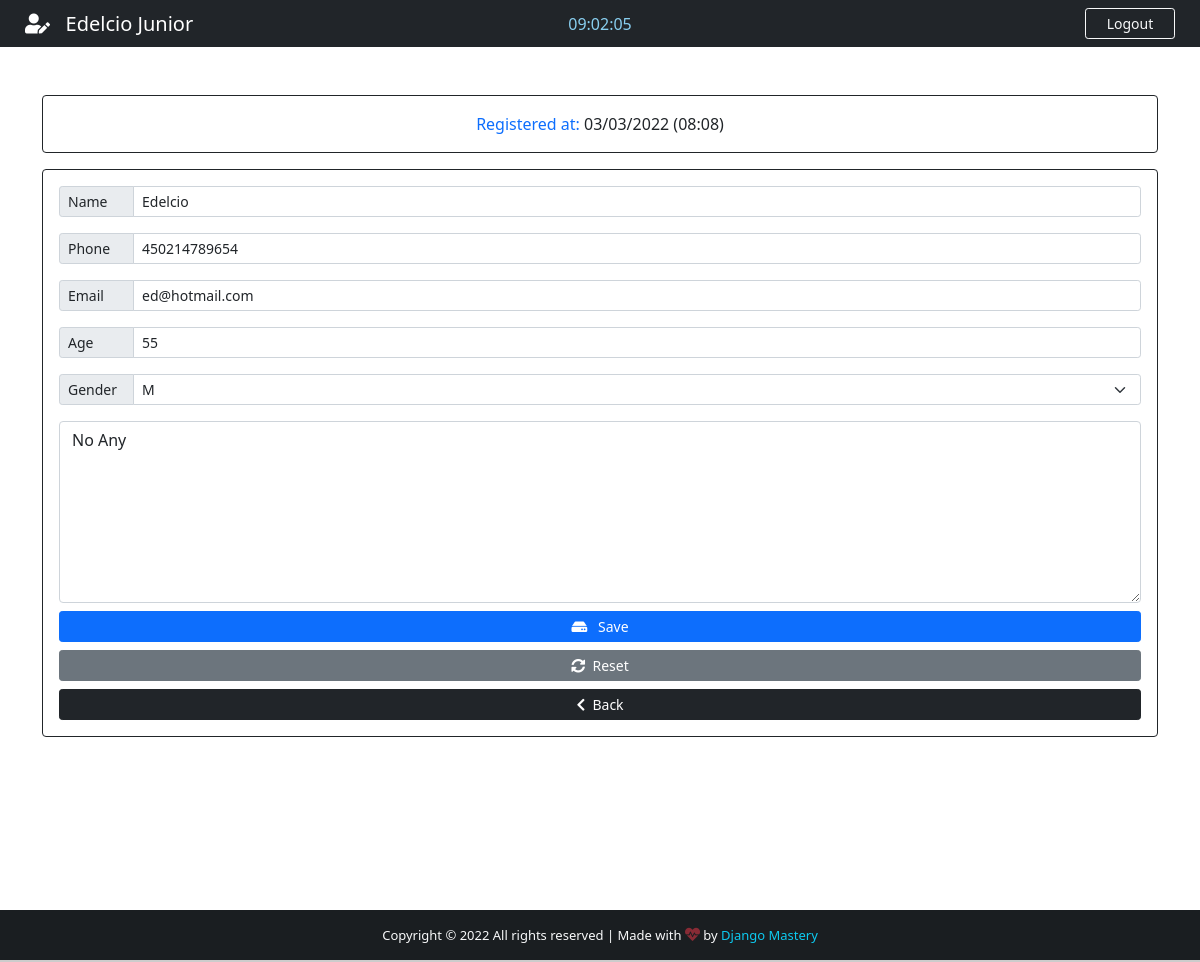
Screenshot of /patient/4/ (signed in) with the database file from the repository.
### App/models.py (models this page shows, shortened)
class Patient(models.Model):
    GENDER = (
        ('M', 'M'),
        ('F', 'F'),
    )
    id = models.IntegerField(primary_key=True)
    name = models.CharField(max_length=40)
    phone = models.CharField(max_length=20)
    email = models.CharField(max_length=40)
    age = models.CharField(max_length=3)
    gender = models.CharField(max_length=1, null=True, choices=GENDER)
    note = models.TextField(blank=True)
    created_at = models.DateTimeField(auto_now_add=True)

### App/views.py (the view)
# urls.py: path('patient/<str:patient_id>/', views.patient, name = 'patient'),
@cache_control(no_cache = True, must_validate = True, no_store = True)
@login_required(login_url='login')
def patient(request, patient_id):
    patient = Patient.objects.get(id = patient_id)
    if patient != None:
        return render(request, 'edit.html', {'patient': patient})

### App/templates/edit.html (shortened to what this page needs)
{% extends 'add.html' %}
{% load static %}
{% block nav-content %}
<i class="fas fa-user-edit"></i>&nbsp;&nbsp; {{ patient.name }}
{% endblock nav-content %}
{% block time %}
<div class="col-sm">
    <center>
        <span id="clock" style="color: #89cff0;"></span>
    </center>
</div>
{% endblock time %}
{% block card-title %}
Registered at: <span class="text-dark">{{ patient.created_at | date:'m/d/Y (H:i)' }}</span>
{% endblock card-title %}
{% block action %}action="/edit_patient/"{% endblock action %}
{% block Value-name %} value = {{ patient.name }} {% endblock Value-name %}
{% block Value-phone %} value = {{ patient.phone }} {% endblock Value-phone %}
{% block Value-email %} value = {{ patient.email }} {% endblock Value-email %}
{% block Value-age %} value = {{ patient.age }} {% endblock Value-age %}
{% block option %}
<option style="background-color: #d3d3d3; color: #007bff;">{{ patient.gender }}</option>
{% endblock option %}
{% block Value-note %}{{ patient.note }}{% endblock Value-note %}
{% block Btn-add %}
<i class="fas fa-hdd"></i>&nbsp;&nbsp; Save
{% endblock Btn-add %}
{% block Btn-reset %}
<button type="reset" class="btn btn-secondary btn-sm">
    <i class="fas fa-sync-alt"></i>&nbsp;&nbsp;Reset
</button>
{% endblock Btn-reset %}

### App/templates/add.html (shortened to what this page needs)
{% extends 'base.html' %}
{% load static %}
{% block btn-nav %}
<a class="btn btn-outline-danger btn-sm border-light text-light" id="btn-nav" data-bs-toggle="modal" data-bs-target="#logoutModal">Logout</a>
{% endblock btn-nav %}
{% block content %}
<div class="container">
    <div class="row">
        <div class="col-lg-12">
            <div class="card card-body border-dark text-primary mt-5">
                <span class="text-center txt-sm">{% block card-title %}Fill OUT THE FORM BELOW{% endblock card-title %}</span>
            </div>
            <form {% block action %}action="/add_patient/"{% endblock action %} method="POST" autocomplete="off"
                enctype="multipart/form-data" class="card p-3 border-dark mt-3 mb-5">
                <div class="input-group input-group-sm mb-3">
                    <span class="input-group-text side-label"><span class="txt-sm">Name</span></span>
                    <input type="text" name="name" id="name" class="form-control" placeholder="First and Last name" {% block Value-name %}{% endblock Value-name %} maxlength="40">
                </div>
                <div class="input-group input-group-sm mb-3">
                    <span class="input-group-text side-label"><span class="txt-sm">Phone</span></span>
                    <input type="text" name="phone" id="phone" class="form-control" placeholder="Patient phone" {% block Value-phone %}{% endblock Value-phone %}>
                </div>
                <div class="input-group input-group-sm mb-3">
                    <span class="input-group-text side-label"><span class="txt-sm">Email</span></span>
                    <input type="text" name="email" id="email" class="form-control" placeholder="Patient email" {% block Value-email %}{% endblock Value-email %} maxlength="40">
                </div>
                <div class="input-group input-group-sm mb-3">
                    <span class="input-group-text side-label"><span class="txt-sm">Age</span></span>
                    <input type="text" name="age" id="age" class="form-control" placeholder="Patient age" {% block Value-age %}{% endblock Value-age %} >
                </div>
                <div class="input-group input-group-sm mb-3">
                    <label for="gender" class="input-group-text side-label"><span class="txt-sm">Gender</span></label>
                    <select name="gender" id="gender" class="form-select">
                        {% block option %}{% endblock option %}
                    </select>
                </div>
                <div class="form-group">
                    <textarea name="note" id="note" rows="7" class="form-control txt-sm"
                        placeholder="Description is optional....">{% block Value-note %}{% endblock Value-note %}</textarea>
                </div>
                <div class="d-grid gap-2 mt-2">
                    <button id="btn-add" type="submit" class="btn btn-primary btn-sm txt-sm">
                        {% block Btn-add %}{% endblock Btn-add %}
                    </button>
                    {% block Btn-reset %}{% endblock Btn-reset %}
                    <a href="{% url 'backend' %}" class="btn btn-dark btn-sm txt-sm"><i
                            class="fas fa-chevron-left"></i>&nbsp;&nbsp;Back</a>
                </div>
            </form>
        </div>
    </div>
</div>
{% endblock content %}

### App/static/css/style_.css (style rules this page uses)
html, body { height: 100%; margin: 0; max-width: 100%; }
#btn-nav { width: 90px; float: right; margin-right: 25px; }
.side-label { width: 75px; }

### rows the page displays
Patient: name "Edelcio Junior", created_at "03/03/2022 (08:08)", phone "450214789654", email "ed@hotmail.com", age "55", gender "M", note "No Any"
